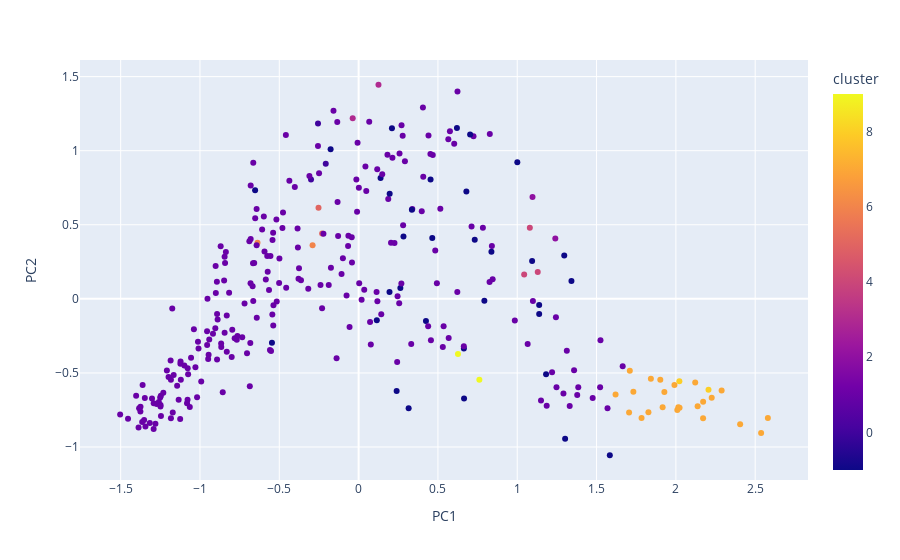
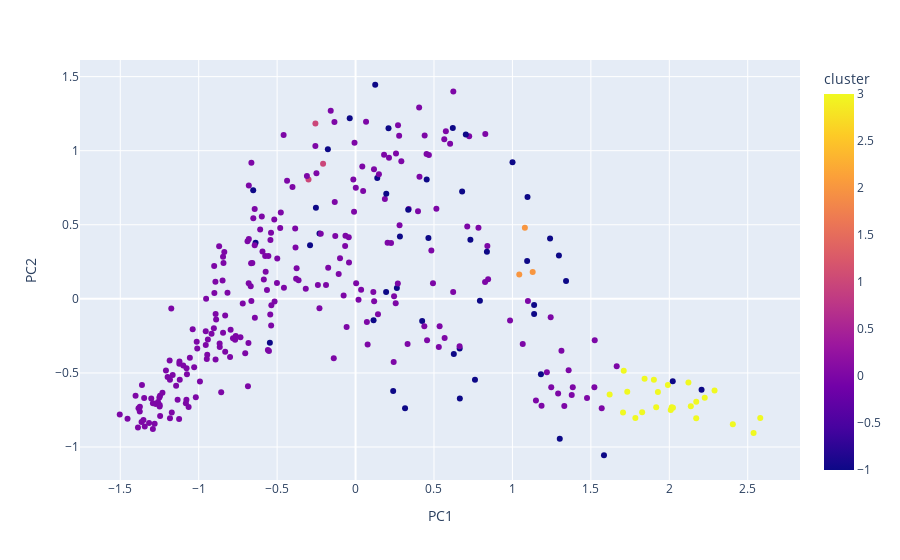
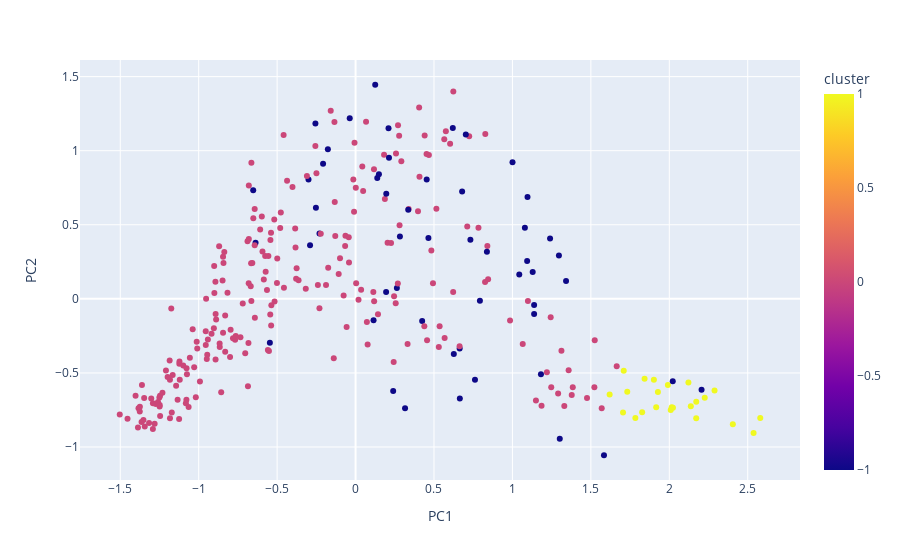
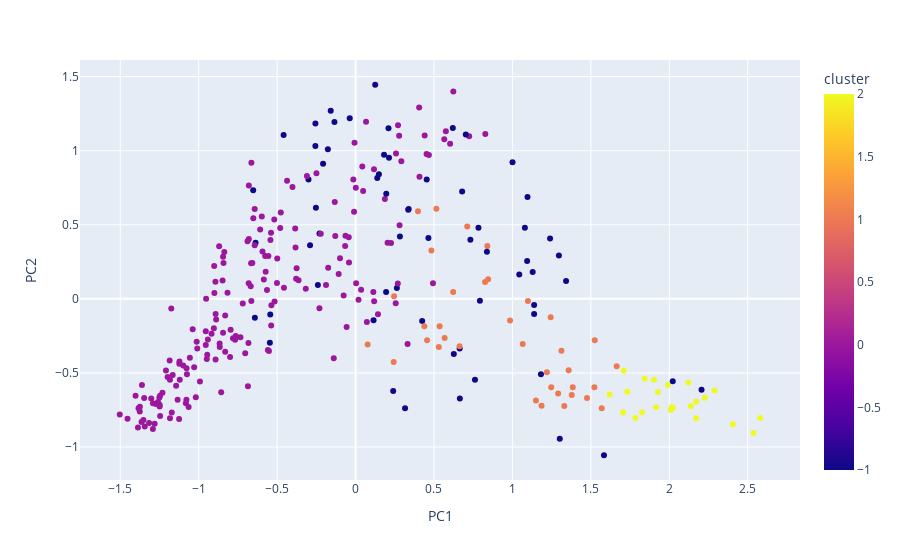

Notebook source saved alongside these figures, in order:
### Code cell
for eps in eps_options:
    for min in min_options:
        print('eps:' + str(eps))
        print('min:' + str(min))
        DBSCANplot(features_pca, eps, min, map_plot=False)

### Figure 1 — Plotly figure (JSON) as saved in the notebook; plotly's stock layout.template omitted (floating-point values rounded to 4 significant figures; data arrays with more than 128 entries replaced by an {"elided": "..."} marker saying what was removed)
{"data": [{"hovertemplate": "PC1=%{x}<br>PC2=%{y}<br>cluster=%{marker.color}<extra></extra>", "legendgroup": "", "marker": {"color": {"elided": "306 int values"}, "coloraxis": "coloraxis", "symbol": "circle"}, "mode": "markers", "name": "", "orientation": "v", "showlegend": false, "type": "scatter", "x": {"elided": "306 float values"}, "xaxis": "x", "y": {"elided": "306 float values"}, "yaxis": "y"}], "layout": {"coloraxis": {"colorbar": {"title": {"text": "cluster"}}, "colorscale": [[0, "#0d0887"], [0.1111, "#46039f"], [0.2222, "#7201a8"], [0.3333, "#9c179e"], [0.4444, "#bd3786"], [0.5556, "#d8576b"], [0.6667, "#ed7953"], [0.7778, "#fb9f3a"], [0.8889, "#fdca26"], [1, "#f0f921"]]}, "legend": {"tracegroupgap": 0}, "margin": {"t": 60}, "xaxis": {"anchor": "y", "domain": [0, 1], "title": {"text": "PC1"}}, "yaxis": {"anchor": "x", "domain": [0, 1], "title": {"text": "PC2"}}}}

### Figure 2 — Plotly figure (JSON) as saved in the notebook; plotly's stock layout.template omitted (floating-point values rounded to 4 significant figures; data arrays with more than 128 entries replaced by an {"elided": "..."} marker saying what was removed)
{"data": [{"hovertemplate": "PC1=%{x}<br>PC2=%{y}<br>cluster=%{marker.color}<extra></extra>", "legendgroup": "", "marker": {"color": {"elided": "306 int values"}, "coloraxis": "coloraxis", "symbol": "circle"}, "mode": "markers", "name": "", "orientation": "v", "showlegend": false, "type": "scatter", "x": {"elided": "306 float values"}, "xaxis": "x", "y": {"elided": "306 float values"}, "yaxis": "y"}], "layout": {"coloraxis": {"colorbar": {"title": {"text": "cluster"}}, "colorscale": [[0, "#0d0887"], [0.1111, "#46039f"], [0.2222, "#7201a8"], [0.3333, "#9c179e"], [0.4444, "#bd3786"], [0.5556, "#d8576b"], [0.6667, "#ed7953"], [0.7778, "#fb9f3a"], [0.8889, "#fdca26"], [1, "#f0f921"]]}, "legend": {"tracegroupgap": 0}, "margin": {"t": 60}, "xaxis": {"anchor": "y", "domain": [0, 1], "title": {"text": "PC1"}}, "yaxis": {"anchor": "x", "domain": [0, 1], "title": {"text": "PC2"}}}}

### Figure 3 — Plotly figure (JSON) as saved in the notebook; plotly's stock layout.template omitted (floating-point values rounded to 4 significant figures; data arrays with more than 128 entries replaced by an {"elided": "..."} marker saying what was removed)
{"data": [{"hovertemplate": "PC1=%{x}<br>PC2=%{y}<br>cluster=%{marker.color}<extra></extra>", "legendgroup": "", "marker": {"color": {"elided": "306 int values"}, "coloraxis": "coloraxis", "symbol": "circle"}, "mode": "markers", "name": "", "orientation": "v", "showlegend": false, "type": "scatter", "x": {"elided": "306 float values"}, "xaxis": "x", "y": {"elided": "306 float values"}, "yaxis": "y"}], "layout": {"coloraxis": {"colorbar": {"title": {"text": "cluster"}}, "colorscale": [[0, "#0d0887"], [0.1111, "#46039f"], [0.2222, "#7201a8"], [0.3333, "#9c179e"], [0.4444, "#bd3786"], [0.5556, "#d8576b"], [0.6667, "#ed7953"], [0.7778, "#fb9f3a"], [0.8889, "#fdca26"], [1, "#f0f921"]]}, "legend": {"tracegroupgap": 0}, "margin": {"t": 60}, "xaxis": {"anchor": "y", "domain": [0, 1], "title": {"text": "PC1"}}, "yaxis": {"anchor": "x", "domain": [0, 1], "title": {"text": "PC2"}}}}

### Figure 4 — Plotly figure (JSON) as saved in the notebook; plotly's stock layout.template omitted (floating-point values rounded to 4 significant figures; data arrays with more than 128 entries replaced by an {"elided": "..."} marker saying what was removed)
{"data": [{"hovertemplate": "PC1=%{x}<br>PC2=%{y}<br>cluster=%{marker.color}<extra></extra>", "legendgroup": "", "marker": {"color": {"elided": "306 int values"}, "coloraxis": "coloraxis", "symbol": "circle"}, "mode": "markers", "name": "", "orientation": "v", "showlegend": false, "type": "scatter", "x": {"elided": "306 float values"}, "xaxis": "x", "y": {"elided": "306 float values"}, "yaxis": "y"}], "layout": {"coloraxis": {"colorbar": {"title": {"text": "cluster"}}, "colorscale": [[0, "#0d0887"], [0.1111, "#46039f"], [0.2222, "#7201a8"], [0.3333, "#9c179e"], [0.4444, "#bd3786"], [0.5556, "#d8576b"], [0.6667, "#ed7953"], [0.7778, "#fb9f3a"], [0.8889, "#fdca26"], [1, "#f0f921"]]}, "legend": {"tracegroupgap": 0}, "margin": {"t": 60}, "xaxis": {"anchor": "y", "domain": [0, 1], "title": {"text": "PC1"}}, "yaxis": {"anchor": "x", "domain": [0, 1], "title": {"text": "PC2"}}}}
